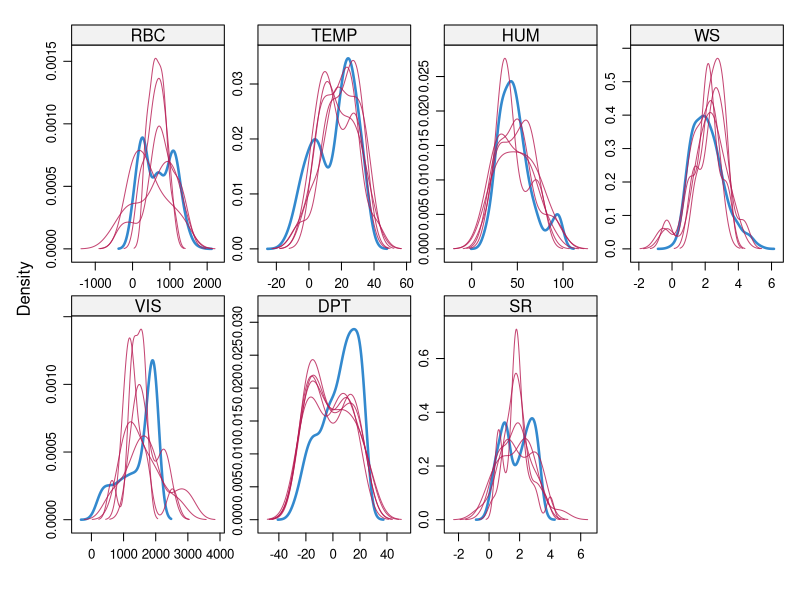
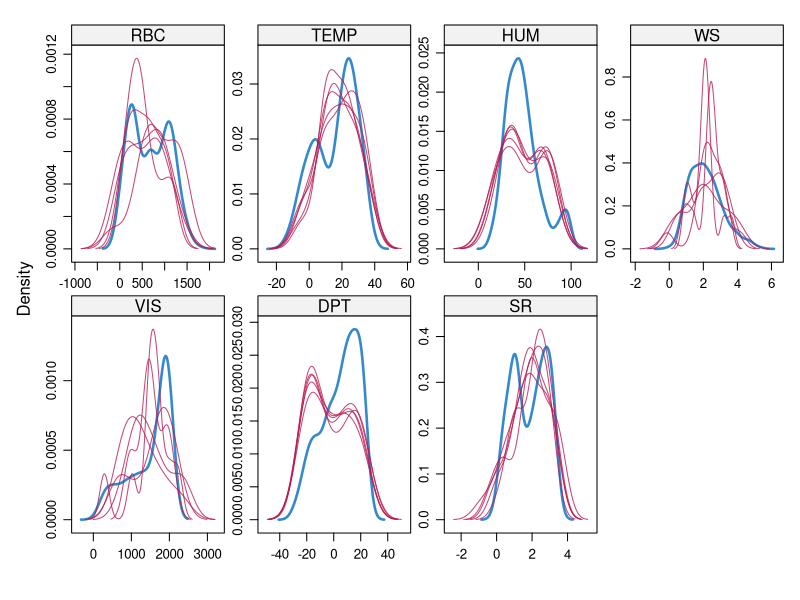
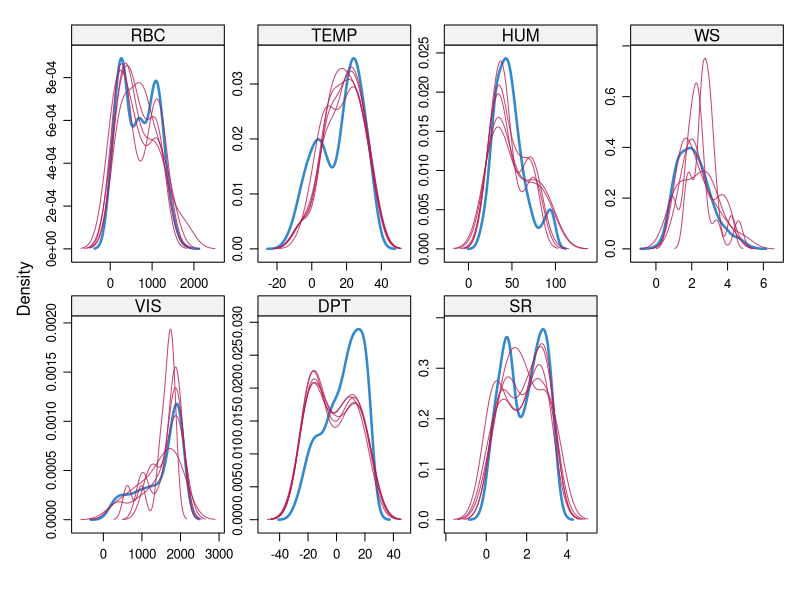
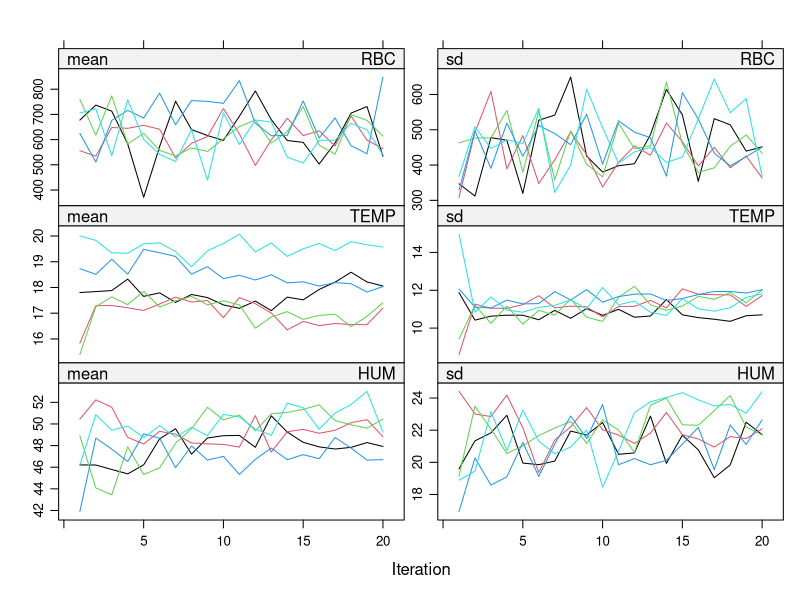
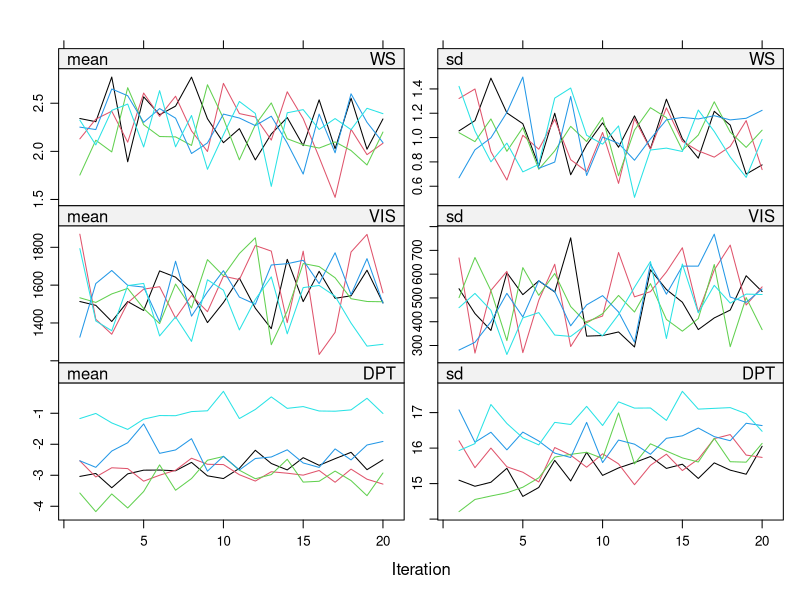
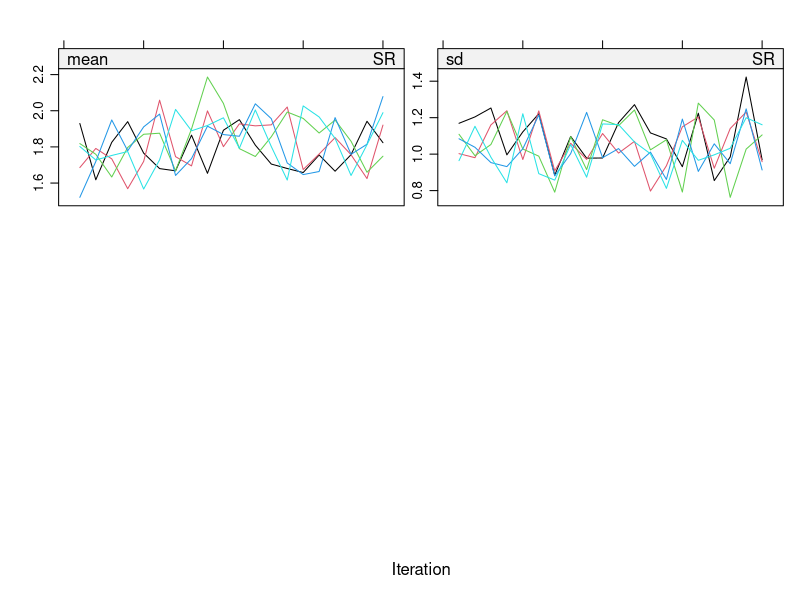
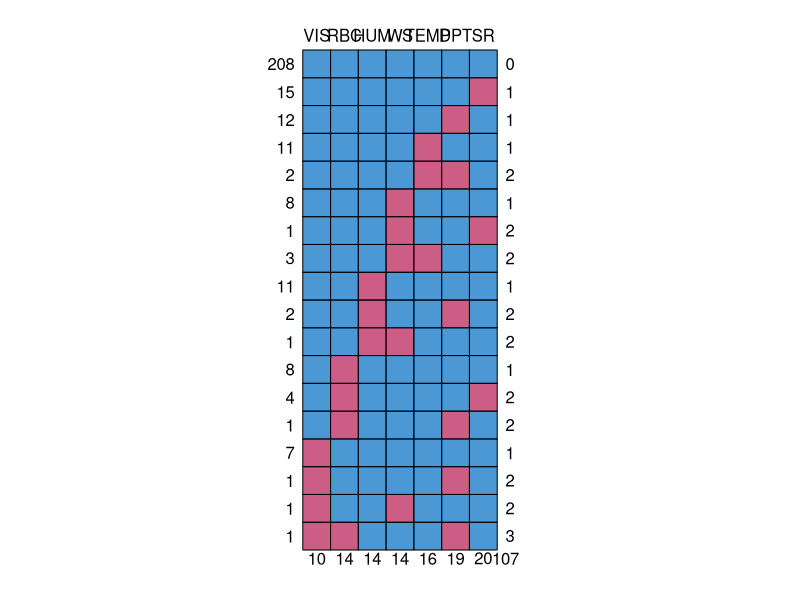
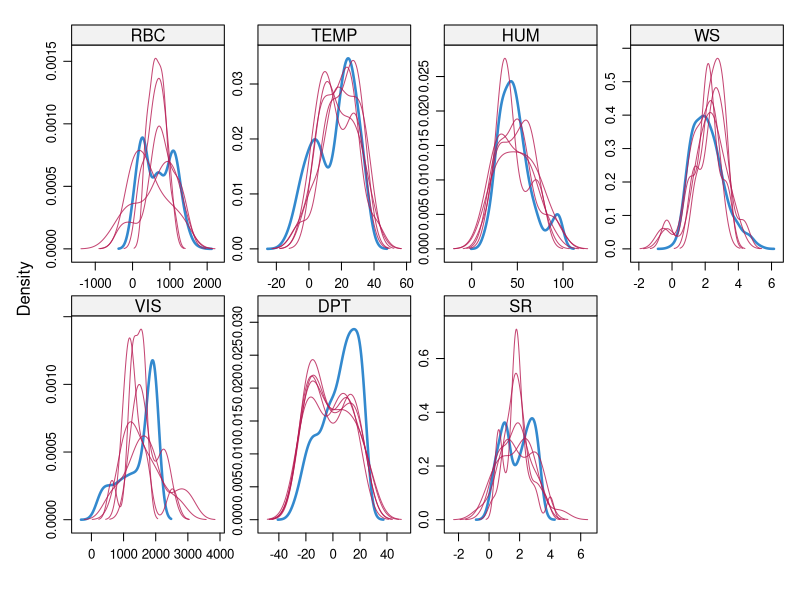

Recreate these plots in R, in order.
## ---- chunk 1
knitr::opts_chunk$set(echo = FALSE,
                      message = FALSE,
                      warning = FALSE)
## ---- chunk 2
# enviornment 
library(dplyr)
library(readr)
library(ggplot2)
library(gridExtra)
library(knitr)
library(mice)
library(kableExtra)
## ---- chunk 3
# data cleaning
data_full<-read_csv('databike.csv')
names(data_full)[1] <- "RBC"
names(data_full)[2] <- "TEMP"
names(data_full)[3] <- "HUM"
names(data_full)[4] <- "WS"
names(data_full)[5] <- "VIS"
names(data_full)[6] <- "DPT"
names(data_full)[7] <- "SR"

makeMissing <- function(mydf, probMissing){
  # mydf: your data frame
  # probMissing: the probability that any single
  #  element of the data frame will be changed to NA
  R <- matrix(rbinom(nrow(mydf) * ncol(mydf),
                     1,
                     probMissing),
              nrow = nrow(mydf),
              ncol = ncol(mydf))
  mydf[R == 1] <- NA
mydf }
set.seed(992)
data_modified <- makeMissing(data_full,0.05)
data_modified2 <- makeMissing(data_full,0.4)
## ---- chunk 4
fit_data_full <- lm(RBC ~ TEMP + HUM + WS + VIS + DPT + SR, data=data_full) # linear model(full data set)
summary(fit_data_full)
fit_data_modified <- lm(RBC ~ TEMP + HUM + WS + VIS + DPT + SR, data=data_modified) # linear model(modified data set)
summary(fit_data_modified)

data_imp0 <- mice(data_modified,  m = 5,maxit = 1,method = 'norm', print = F)
data_imp <- mice(data_modified,  m = 5, maxit = 20,method = 'norm', print = F)
data_imp2 <- mice(data_modified,  m = 5, maxit = 20,method = 'pmm', print = F)
data_imp_2 <- mice(data_modified2,  m = 5, maxit = 20,method = 'norm', print = F)
data_imp2_2 <- mice(data_modified2,  m = 5, maxit = 20,method = 'pmm', print = F)
densityplot(data_imp0)
densityplot(data_imp) #density plot check convergence
densityplot(data_imp2)
plot(data_imp,which = "deviance") # normal checking
fit_data_imp <- with(data_imp, lm(RBC ~ TEMP + HUM + WS + VIS + DPT + SR)) # linear model(modified data set with MICE(norn))
fit_data_imp2 <- with(data_imp2, lm(RBC ~ TEMP + HUM + WS + VIS + DPT + SR)) # linear model(modified data set with MICE(pmm))

fit_data_pool <- pool(fit_data_imp) #norm
summary(fit_data_pool)
fit_data_pool2 <- pool(fit_data_imp2) #pmm
summary(fit_data_pool2)

# model5 & model6
fit_data_imp_2 <- with(data_imp_2, lm(RBC ~ TEMP + HUM + WS + VIS + DPT + SR)) # model5
fit_data_imp2_2 <- with(data_imp2_2, lm(RBC ~ TEMP + HUM + WS + VIS + DPT + SR)) # model6
fit_data_pool_model5 <- pool(fit_data_imp_2) #norm
summary(fit_data_pool_model5)
fit_data_pool_model6 <- pool(fit_data_imp2_2) #pmm
summary(fit_data_pool_model6)
## ---- chunk 5
A <- md.pattern(data_modified, plot = TRUE) # Missingness pattern of the dataset
## ---- chunk 6
densityplot(data_imp0)
## ---- chunk 7
densityplot(data_imp)
## ---- chunk 8
compared_std1 <- c(387.939,13.747,4.474,18.512,0.038,14.753,30.517)
compared_std2 <- c(455.383,16.448,5.241,22.574,0.046,17.575,39.073)
compared_std3 <- c(420.094,15.527,4.856,20.163,0.039,16.567,32.913)
compared_std4 <- c(406.796,14.332,4.746,19.112,0.039,15.525,32.266)
compared_std5 <- c(689.250,24.222,7.534,45.972,0.067,25.420,63.298)
compared_std6 <- c(1089.326,31.121,12.716,51.265,0.088,36.299,83.234)
est5 <- c(1122.35,-19.74,-11.12,-67.15, 0.04,35.63,193.77)
est6 <- c(182.27,12.83,-0.87,-45.08,0.06,-0.77,196.31)
compared_coefficients <- fit_data_full$coefficients %>% cbind(compared_std1)%>% cbind(fit_data_modified$coefficients) %>% cbind(compared_std2) %>% cbind(fit_data_pool$pooled$estimate)%>% cbind(compared_std3) %>% cbind(fit_data_pool2$pooled$estimate)%>% cbind(compared_std4)%>% cbind(est5)%>% cbind(compared_std5)%>% cbind(est6)%>% cbind(compared_std6)%>% round( digits = 3)
colnames(compared_coefficients) <- c("Estimates","Standard errors", "Estimates","Standard errors", "Estimates","Standard errors", "Estimates","Standard errors", "Estimates 5","Standard errors 5", "Estimates 6","Standard errors 6")
compared_coefficients <- t(compared_coefficients)

kbl1 <- kbl(compared_coefficients, booktabs = T) %>%
    kable_styling(bootstrap_options = c("condensed", "bordered"), position = "center",
                font_size = 8, full_width = F, latex_options = "scale_down") %>%
  pack_rows(index = c("Model 1" = 2,
                      "Model 2" = 2,
                      "Model 3" = 2,
                      "Model 4" = 2,
                      "Model 5" =2,
                      "Model 6" = 2))
## ---- chunk 9
kbl1
